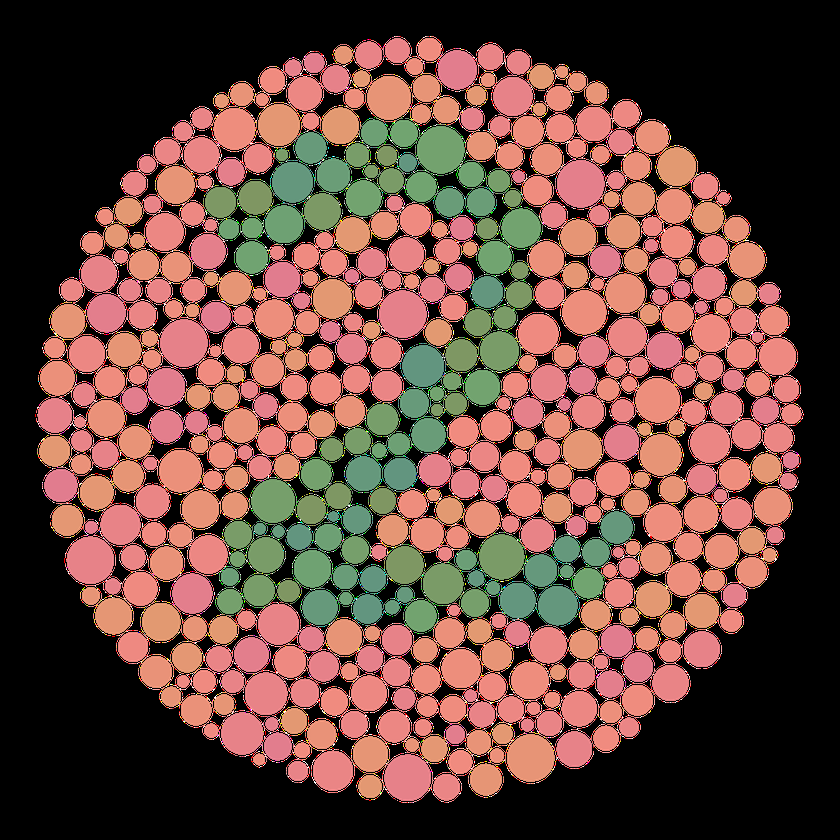
%> input picture 1A/S5/AnalyseDonnées/TP01/image.png, 840 x 840 px, shrunk from 1920 x 1920 before the run
$ octave exercice_2.m   (GNU Octave 9; MATLAB toolbox functions it lacks are replaced by stand-ins)
%> lines starting %> are read from the running program, lines starting %| are printed output that depends on the picture
### 1A/S5/AnalyseDonnées/TP01/ACP.m
% function ACP (pour exercice_2.m)

function [C,bornes_C,coefficients_RVG2gris] = ACP(X)

X_centree = X - mean(X);
Sigma = (1/size(X,1))*X_centree'*X_centree;
[W,D] = eig(Sigma);        % W=vexteurs propres D=valeurs propres
valeurs_propres = diag(D);
[valeurs_propres_triees, ordre] = sort(valeurs_propres,'descend');
W_triee = W(:,ordre);
C = X*W_triee;

bornes_C = [min(C(:)), max(C(:))];
coefficients_RVG2gris = W_triee(:,1)./sum(W_triee(:,1));

end

### 1A/S5/AnalyseDonnées/TP01/correlation_contraste.m
% function correlation_contraste (pour exercice_1.m)

function [correlation,contraste] = correlation_contraste(X)

X_centree = X - mean(X);
Sigma = (1/size(X,1))*X_centree'*X_centree;

R_rv = Sigma(2,1)/(sqrt(Sigma(1,1))*sqrt(Sigma(2,2)));
R_rb = Sigma(1,3)/(sqrt(Sigma(1,1))*sqrt(Sigma(3,3)));
R_vb = Sigma(2,3)/(sqrt(Sigma(2,2))*sqrt(Sigma(3,3)))
correlation = [R_rv R_rb R_vb];

Cr = Sigma(1,1)/(Sigma(1,1)+Sigma(2,2)+Sigma(3,3));
Cv = Sigma(2,2)/(Sigma(1,1)+Sigma(2,2)+Sigma(3,3));
Cb = Sigma(3,3)/(Sigma(1,1)+Sigma(2,2)+Sigma(3,3));
contraste = [Cr Cv Cb];
end

### 1A/S5/AnalyseDonnées/TP01/exercice_2.m
clear;
close all;
clc;

taille_ecran = get(0,'ScreenSize');
L = taille_ecran(3);
H = taille_ecran(4);

figure('Name','ACP d''une image RVB',...
       'Position',[0.1*L,0.1*H,0.8*L,0.7*H],...
       'Color',[0.7 0.75 0.85]);

% Lecture d'une image RVB :
I = imread('image.png');
%> I is the input picture: size 840x840x3 uint8; mean R, G, B 106.6, 72, 63
% I = imread('image.png');

% Decoupage de l'image en trois canaux et conversion en doubles :
R = double(I(:,:,1));
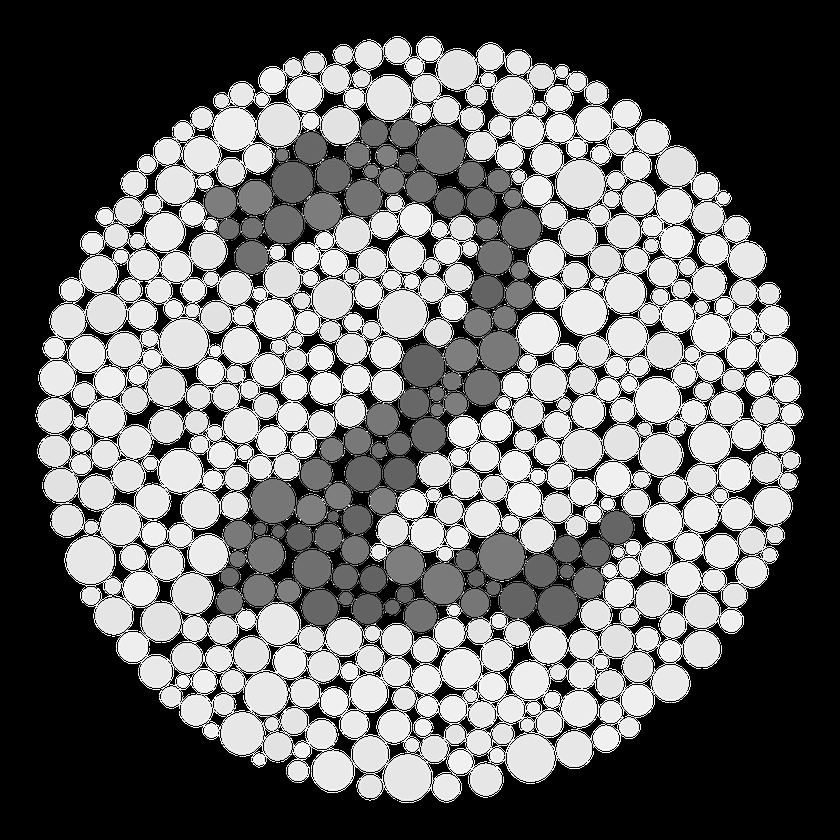
%> R: size 840x840 double; min 0, max 255, mean 106.6
V = double(I(:,:,2));
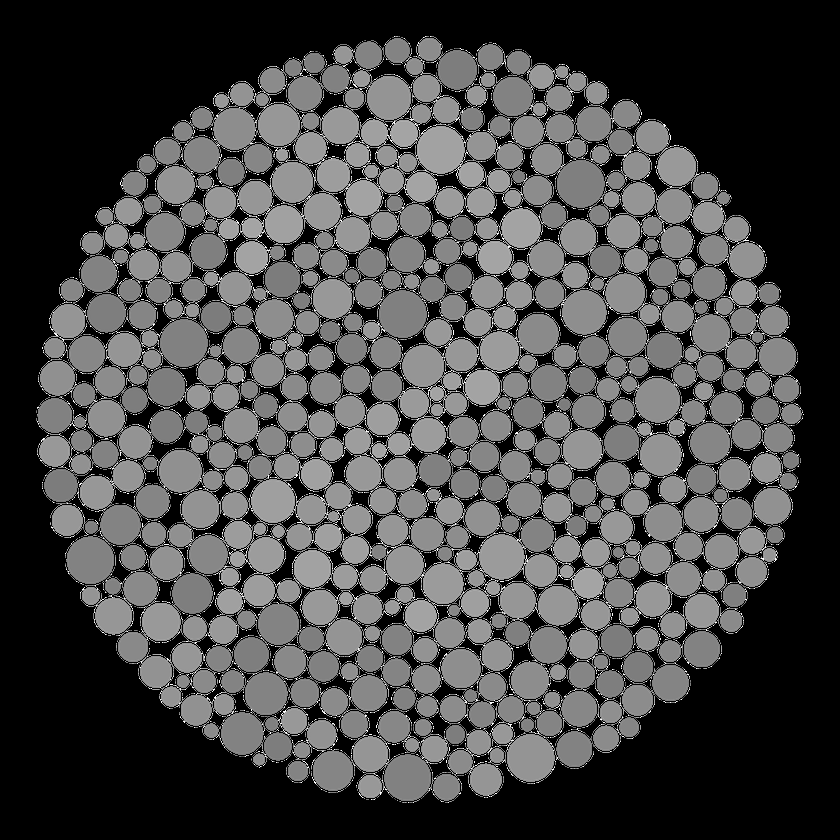
%> V: size 840x840 double; min 0, max 255, mean 72
B = double(I(:,:,3));
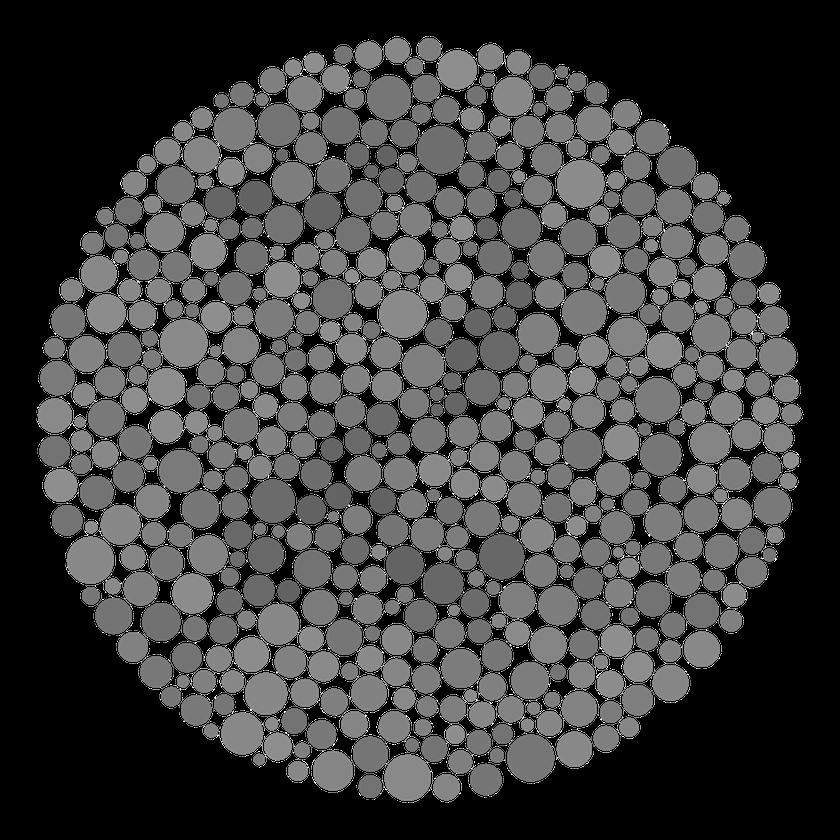
%> B: size 840x840 double; min 0, max 255, mean 63

% Matrice des donnees :
X = [R(:) V(:) B(:)];		% Les trois canaux sont vectorises et concatenes

% Analyse en composantes principales de la matrice X des donnees :
[C,bornes_C,vecteur_RVG2gris_normalise] = ACP(X); % FONCTION A CODER
%> in ACP, `Sigma = (1/size(X,1))*X_centree'*X_centree;`: Sigma = [12429.2 7398 6763.5; 7398 5414 4572.4; 6763.5 4572.4 4228.6]
%> in ACP, `[W,D] = eig(Sigma);`: W = [0.139 0.638 0.758; 0.533 -0.693 0.486; -0.835 -0.336 0.436]; D = [182.6 0 0; 0 824.4 0; 0 0 21064.9]
%> in ACP, `valeurs_propres = diag(D);`: valeurs_propres = [182.6; 824.4; 21064.9]
%> in ACP, `[valeurs_propres_triees, ordre] = sort(valeurs_propres,'descend');`: valeurs_propres_triees = [21064.9; 824.4; 182.6]; ordre = [3; 2; 1]
%> in ACP, `W_triee = W(:,ordre);`: W_triee = [0.758 0.638 0.139; 0.486 -0.693 0.533; 0.436 -0.336 -0.835]
%> in ACP, `bornes_C = [min(C(:)), max(C(:))];`: bornes_C = [-262.4 428.2]
%> in ACP, `coefficients_RVG2gris = W_triee(:,1)./sum(W_triee(:,1));`: coefficients_RVG2gris = [0.451; 0.289; 0.26]
%> bornes_C = [-262.4 428.2]; vecteur_RVG2gris_normalise = [0.451; 0.289; 0.26]
C1 = C(:,1);
C2 = C(:,2);
C3 = C(:,3);

% Calcul des correlations et contrastes :
[correlation,contraste] = correlation_contraste(C); % FONCTION A CODER
%> in correlation_contraste, `Sigma = (1/size(X,1))*X_centree'*X_centree;`: Sigma = [21064.9 4.5e-08 1.06e-08; 4.5e-08 824.4 5.95e-08; 1.06e-08 5.95e-08 182.6]
%> in correlation_contraste, `R_rv = Sigma(2,1)/(sqrt(Sigma(1,1))*sqrt(Sigma(2,2)));`: R_rv = 1.08e-11
%> in correlation_contraste, `R_rb = Sigma(1,3)/(sqrt(Sigma(1,1))*sqrt(Sigma(3,3)));`: R_rb = 5.42e-12
%> in correlation_contraste, `R_vb = Sigma(2,3)/(sqrt(Sigma(2,2))*sqrt(Sigma(3,3)))`: R_vb = 1.53e-10
%> in correlation_contraste, `correlation = [R_rv R_rb R_vb];`: correlation = [1.08e-11 5.42e-12 1.53e-10]
%> in correlation_contraste, `Cr = Sigma(1,1)/(Sigma(1,1)+Sigma(2,2)+Sigma(3,3));`: Cr = 0.954
%> in correlation_contraste, `Cv = Sigma(2,2)/(Sigma(1,1)+Sigma(2,2)+Sigma(3,3));`: Cv = 0.0373
%> in correlation_contraste, `Cb = Sigma(3,3)/(Sigma(1,1)+Sigma(2,2)+Sigma(3,3));`: Cb = 0.00827
%> in correlation_contraste, `contraste = [Cr Cv Cb];`: contraste = [0.954 0.0373 0.00827]
%> correlation = [1.08e-11 5.42e-12 1.53e-10]; contraste = [0.954 0.0373 0.00827]

% Affichage du nuage de pixels dans le repere des composantes principales :
subplot(1,3,1);
plot3(C1,C2,C3,'.','MarkerSize',3,'Color',"#4DBEEE")
axis equal;
set(gca,'FontSize',10);
xlabel('C_1','FontWeight','bold','FontSize',15)
ylabel('C_2','FontWeight','bold','FontSize',15)
zlabel('C_3','FontWeight','bold','FontSize',15)
view([105 30])
rotate3d;
grid on;
title({'Representation 3D des pixels dans' ...
       'l''espace des composantes principales'},'FontSize',20)

% Affichage de l'image RVB :
subplot(3,3,2);
imagesc(I);
axis image off;
title('Image RVB','FontSize',20);

% Affichage des correlations :
subplot(7,3,11);
axis off
title(['r_{C_1C_2} = ' num2str(correlation(1),'%.2f')],'FontSize',20);

% Affichage des correlations :
subplot(7,3,14);
axis off
title(['r_{C_1C_3} = ' num2str(correlation(2),'%.2f')],'FontSize',20);

% Affichage des correlations :
subplot(7,3,17);
axis off
title(['r_{C_2C_3} = ' num2str(correlation(3),'%.2f')],'FontSize',20);

% Affichage des correlations :
subplot(12,3,35);
axis off
title(['C_1 = ' num2str(vecteur_RVG2gris_normalise(1),'%.3f') '\color{red} R' ...
       '\color{black} + '  num2str(vecteur_RVG2gris_normalise(2),'%.3f') '\color{green} V' ...
       '\color{black} + ' num2str(vecteur_RVG2gris_normalise(3),'%.3f') '\color{blue} B'], ...
      'FontSize',20);

% Affichage de la premiere composante principale :
colormap gray;				% Pour afficher les images en niveaux de gris
subplot(3,3,3);
imagesc(reshape(C1,size(R)));
clim(bornes_C)
axis image off;
colorbar;
title(['Composante n°1 > contraste = ' num2str(100*contraste(1),'%.1f') '%'],'FontSize',20);

% Affichage de la deuxieme composante principale :
subplot(3,3,6);
imagesc(reshape(C2,size(V)));
clim(bornes_C)
axis image off;
colorbar;
title(['Composante n°2 > contraste = ' num2str(100*contraste(2),'%.1f') '%'],'FontSize',20);

% Affichage de la troisieme composante principale :
subplot(3,3,9);
imagesc(reshape(C3,size(B)));
clim(bornes_C)
axis image off;
colorbar;
title(['Composante n°3 > contraste = ' num2str(100*contraste(3),'%.1f') '%'],'FontSize',20);
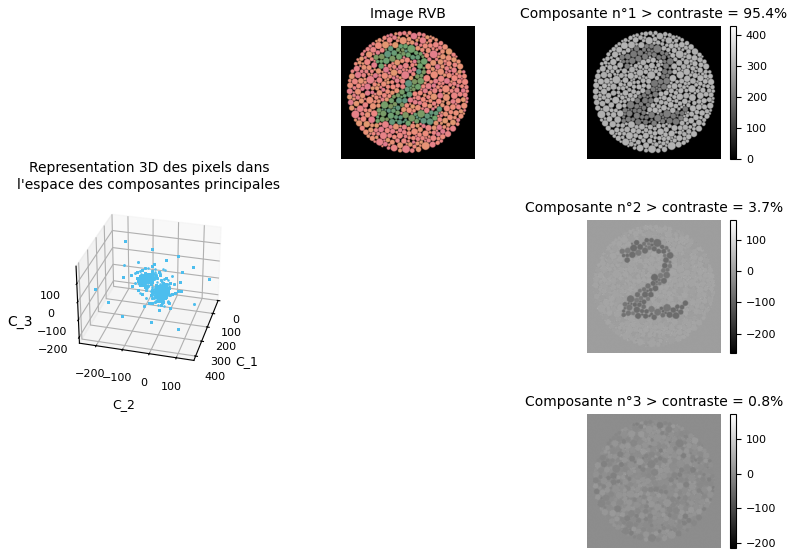
%> figure redrawn from the program's plot data, 5 panels
